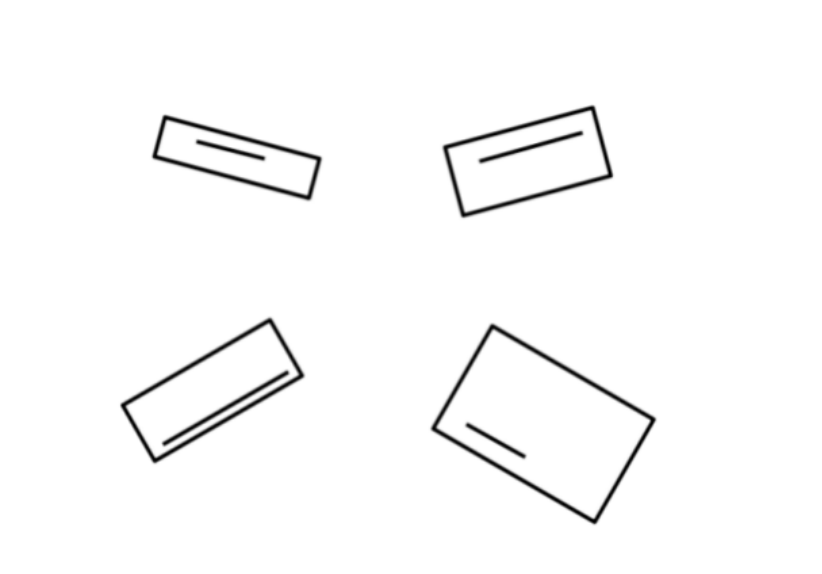
#> input picture Task 2/Rects.png, 822 x 574 px
$ python rectangle_numbering.py
#> lines starting #> are read from the running program, lines starting #| are printed output that depends on the picture; after the words box and inside, x2 and y2 are one past the last pixel; in counts of white or black regions, pixels touching at a corner belong together
import cv2


# Load the image
image = cv2.imread('Rects.png')
#> image is the input picture: shape (574, 822, 3); min 0, max 255, mean 249.9

# Convert to grayscale
gray = cv2.cvtColor(image, cv2.COLOR_BGR2GRAY)

# Apply Canny edge detection
edges = cv2.Canny(gray, 50, 150)  # Adjust thresholds as needed
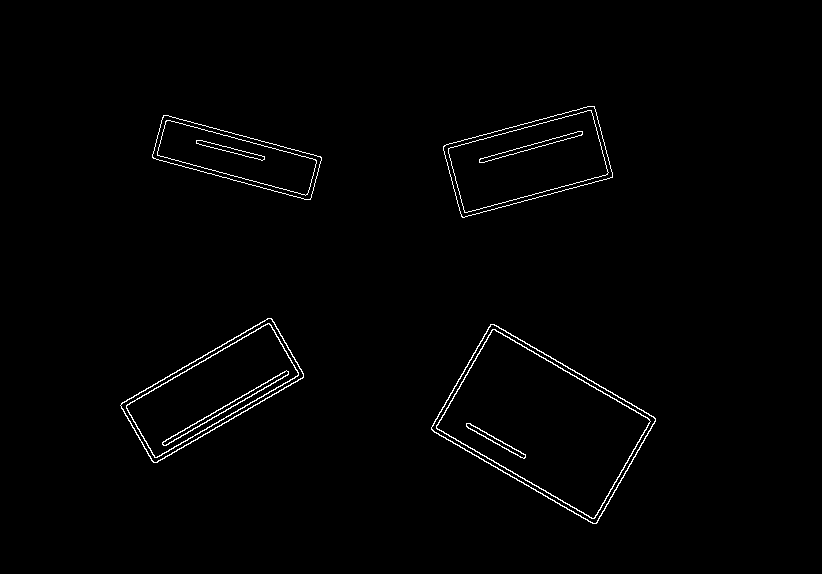
#> edges: shape (574, 822); 1.2% white in thin lines or dots, all inside (x1, y1, x2, y2) = (120, 106, 656, 524)

# Find contours
contours, hierarchy = cv2.findContours(edges, cv2.RETR_CCOMP, cv2.CHAIN_APPROX_SIMPLE)
#> contours = 24 contours; largest, box (x1, y1, x2, y2) and area: (431, 324, 656, 524) 23491, (431, 324, 656, 524) 23185, (436, 329, 651, 519) 21020, (436, 329, 651, 519) 20726, (120, 318, 304, 463) 12023

# Initialize a list to store the inner lines' perimeters and their indices
inner_lines = []

# Process each contour
for i, contour in enumerate(contours):
    # Check if the contour has a parent (is an inner contour)
    parent_idx = hierarchy[0][i][3]
    if parent_idx != -1:  # Changed from `!= 1` to `!= -1`
        perimeter = cv2.arcLength(contour, True)
        inner_lines.append((perimeter, i))
#> this loop made 24 passes
#> (parent_idx, perimeter) on passes 2, 4, 6, 8, 10, 12, 14, 16, 18, 20, 22, 24: (0, 148.2), (2, 314.7), (4, 632), (6, 664.4), (8, 480.2), (10, 513.4), (12, 153.7), (14, 232.9), (16, 407.7), (18, 441.6), (20, 457.2), (22, 489.1)
#> parent_idx on passes 1, 3, 5, 7, 9, 11: -1, -1, -1, -1, -1, -1
#> after the loop, inner_lines = [(148.2, 1), (314.7, 3), (632, 5), (664.4, 7), (480.2, 9), (513.4, 11), (153.7, 13), (232.9, 15), (407.7, 17), (441.6, 19), (457.2, 21), (489.1, 23)]

# Sort the inner lines based on their perimeters
inner_lines.sort()

# Assign numbers to the contours based on their sorted order
line_numbers = {length_index[1]: i + 1 for i, length_index in enumerate(inner_lines)}
#> line_numbers = 12 items

# Draw and label the first four sorted inner contours
for length, index in inner_lines[:4]:  # Only the first four contours
    contour = contours[index]
    cv2.drawContours(image, [contour], -1, (0, 0, 255), 2)  # Red color
    number = line_numbers[index]
    cv2.putText(image, str(number), tuple(contour[0][0]), cv2.FONT_HERSHEY_SIMPLEX, 1, (0, 0, 255), 2)  # Red color
#> this loop made 4 passes
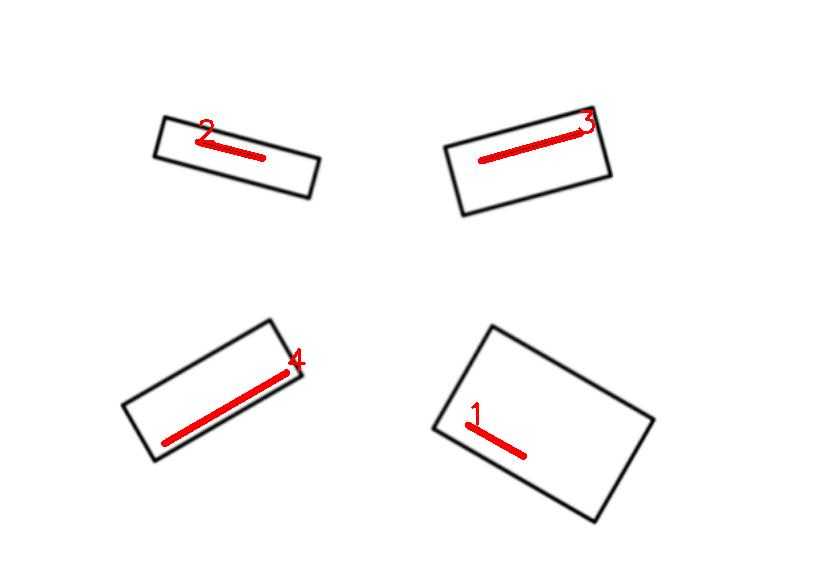
#> image: shape (574, 822, 3); 0.7% of pixels changed, all inside (x1, y1, x2, y2) = (161, 110, 595, 460)

# Display the result
cv2.imshow('Image with Rectangles and Extra Lines', image)
cv2.waitKey(0)
cv2.destroyAllWindows()
cv2.imwrite('numbered.png', image)
